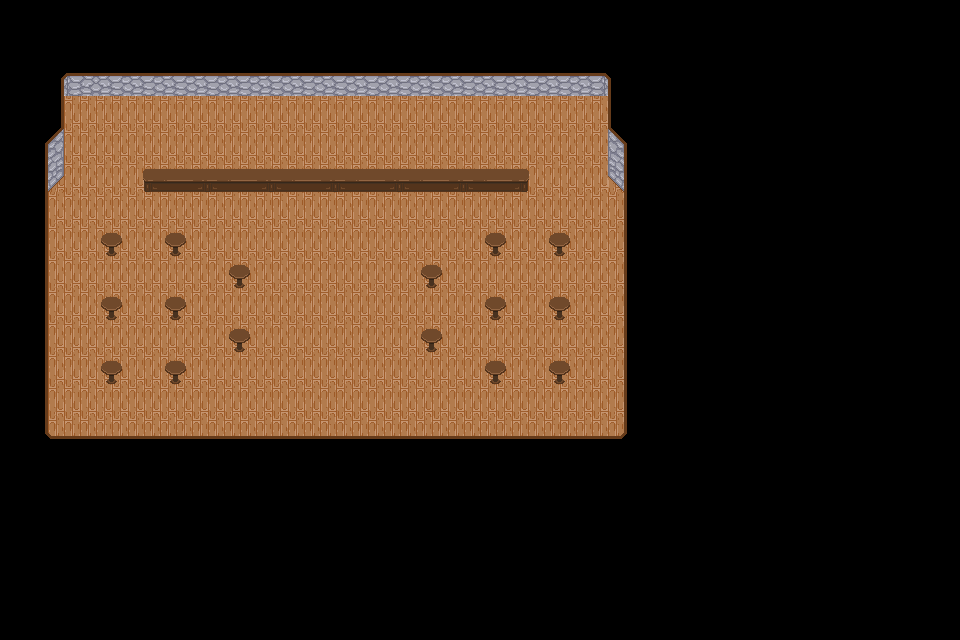

Rendered tile map (Tiled .tmx) drawn with the repository's tilesets; below, a short description and the full map source, tile grids included:
An orthogonal 30x20 tile map with 32x32 px tiles, 2 tile layers (Map, Components), 2 tilesets.

<map version="1.10" tiledversion="1.10.2" orientation="orthogonal" renderorder="right-down" width="30" height="20" tilewidth="32" tileheight="32" infinite="0" nextlayerid="3" nextobjectid="1">
 <editorsettings>
  <export target="../output/TestMap.tmx" format="tmx" />
 </editorsettings>
 <tileset firstgid="1" source="Tiles.tsx" />
 <tileset firstgid="1" source="tileset2.tsx" />
 <layer id="1" name="Map" width="30" height="20">
  <data encoding="csv">
0,0,0,0,0,0,0,0,0,0,0,0,0,0,0,0,0,0,0,0,0,0,0,0,0,0,0,0,0,0,
0,0,0,0,0,0,0,0,0,0,0,0,0,0,0,0,0,0,0,0,0,0,0,0,0,0,0,0,0,0,
0,19,20,2,2,2,2,2,2,2,2,2,2,2,2,2,2,2,7,8,0,0,0,0,0,0,0,0,0,0,
0,2147483665,11,11,11,11,11,11,11,11,11,11,11,11,11,11,11,11,11,17,0,0,0,0,0,0,0,0,0,0,
0,9,11,11,11,11,11,11,11,11,11,11,11,11,11,11,11,11,11,10,0,0,0,0,0,0,0,0,0,0,
0,5,11,11,11,11,11,11,11,11,11,11,11,11,11,11,11,11,11,6,0,0,0,0,0,0,0,0,0,0,
0,13,11,11,11,11,11,11,11,11,11,11,11,11,11,11,11,11,11,12,0,0,0,0,0,0,0,0,0,0,
0,13,11,11,11,11,11,11,11,11,11,11,11,11,11,11,11,11,11,12,0,0,0,0,0,0,0,0,0,0,
0,13,11,11,11,11,11,11,11,11,11,11,11,11,11,11,11,11,11,12,0,0,0,0,0,0,0,0,0,0,
0,13,11,11,11,11,11,11,11,11,11,11,11,11,11,11,11,11,11,12,0,0,0,0,0,0,0,0,0,0,
0,13,11,11,11,11,11,11,11,11,11,11,11,11,11,11,11,11,11,12,0,0,0,0,0,0,0,0,0,0,
0,13,11,11,11,11,11,11,11,11,11,11,11,11,11,11,11,11,11,12,0,0,0,0,0,0,0,0,0,0,
0,13,11,11,11,11,11,11,11,11,11,11,11,11,11,11,11,11,11,12,0,0,0,0,0,0,0,0,0,0,
0,14,15,15,15,15,15,15,15,15,15,15,15,15,15,15,15,15,15,16,0,0,0,0,0,0,0,0,0,0,
0,0,0,0,0,0,0,0,0,0,0,0,0,0,0,0,0,0,0,0,0,0,0,0,0,0,0,0,0,0,
0,0,0,0,0,0,0,0,0,0,0,0,0,0,0,0,0,0,0,0,0,0,0,0,0,0,0,0,0,0,
0,0,0,0,0,0,0,0,0,0,0,0,0,0,0,0,0,0,0,0,0,0,0,0,0,0,0,0,0,0,
0,0,0,0,0,0,0,0,0,0,0,0,0,0,0,0,0,0,0,0,0,0,0,0,0,0,0,0,0,0,
0,0,0,0,0,0,0,0,0,0,0,0,0,0,0,0,0,0,0,0,0,0,0,0,0,0,0,0,0,0,
0,0,0,0,0,0,0,0,0,0,0,0,0,0,0,0,0,0,0,0,0,0,0,0,0,0,0,0,0,0
</data>
 </layer>
 <layer id="2" name="Components" width="30" height="20">
  <data encoding="csv">
0,0,0,0,0,0,0,0,0,0,0,0,0,0,0,0,0,0,0,0,0,0,0,0,0,0,0,0,0,0,
0,0,0,0,0,0,0,0,0,0,0,0,0,0,0,0,0,0,0,0,0,0,0,0,0,0,0,0,0,0,
0,0,0,0,0,0,0,0,0,0,0,0,0,0,0,0,0,0,0,0,0,0,0,0,0,0,0,0,0,0,
0,0,0,0,0,0,0,0,0,0,0,0,0,0,0,0,0,0,0,0,0,0,0,0,0,0,0,0,0,0,
0,0,0,0,0,0,0,0,0,0,0,0,0,0,0,0,0,0,0,0,0,0,0,0,0,0,0,0,0,0,
0,0,0,0,152,153,154,153,154,153,154,153,154,153,154,153,155,0,0,0,0,0,0,0,0,0,0,0,0,0,
0,0,0,0,0,0,0,0,0,0,0,0,0,0,0,0,0,0,0,0,0,0,0,0,0,0,0,0,0,0,
0,0,0,151,0,151,0,0,0,0,0,0,0,0,0,151,0,151,0,0,0,0,0,0,0,0,0,0,0,0,
0,0,0,0,0,0,0,151,0,0,0,0,0,151,0,0,0,0,0,0,0,0,0,0,0,0,0,0,0,0,
0,0,0,151,0,151,0,0,0,0,0,0,0,0,0,151,0,151,0,0,0,0,0,0,0,0,0,0,0,0,
0,0,0,0,0,0,0,151,0,0,0,0,0,151,0,0,0,0,0,0,0,0,0,0,0,0,0,0,0,0,
0,0,0,151,0,151,0,0,0,0,0,0,0,0,0,151,0,151,0,0,0,0,0,0,0,0,0,0,0,0,
0,0,0,0,0,0,0,0,0,0,0,0,0,0,0,0,0,0,0,0,0,0,0,0,0,0,0,0,0,0,
0,0,0,0,0,0,0,0,0,0,0,0,0,0,0,0,0,0,0,0,0,0,0,0,0,0,0,0,0,0,
0,0,0,0,0,0,0,0,0,0,0,0,0,0,0,0,0,0,0,0,0,0,0,0,0,0,0,0,0,0,
0,0,0,0,0,0,0,0,0,0,0,0,0,0,0,0,0,0,0,0,0,0,0,0,0,0,0,0,0,0,
0,0,0,0,0,0,0,0,0,0,0,0,0,0,0,0,0,0,0,0,0,0,0,0,0,0,0,0,0,0,
0,0,0,0,0,0,0,0,0,0,0,0,0,0,0,0,0,0,0,0,0,0,0,0,0,0,0,0,0,0,
0,0,0,0,0,0,0,0,0,0,0,0,0,0,0,0,0,0,0,0,0,0,0,0,0,0,0,0,0,0,
0,0,0,0,0,0,0,0,0,0,0,0,0,0,0,0,0,0,0,0,0,0,0,0,0,0,0,0,0,0
</data>
 </layer>
</map>